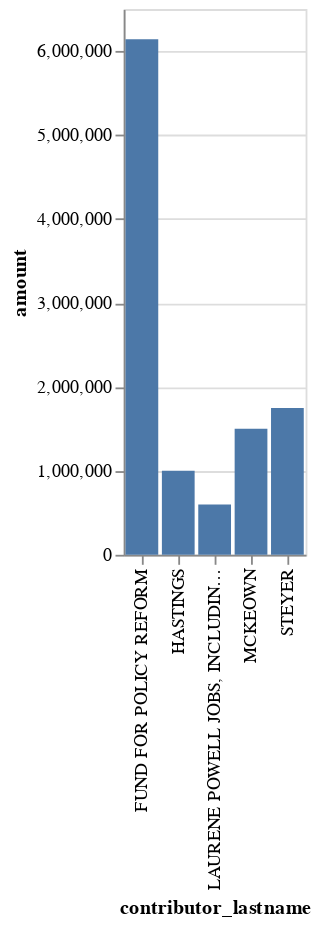

The notebook cell saved with this chart:
### Code cell
alt.Chart(top_supporters.head(5)).mark_bar().encode(
    x="contributor_lastname",
    y="amount"
)

### Figure 1 — Vega-Lite specification as saved in the notebook (floating-point values rounded to 4 significant figures)
{"config": {"view": {"continuousWidth": 400, "continuousHeight": 300}}, "data": {"name": "data-8f3e68c19025ec3153a6a0d266916d03"}, "mark": "bar", "encoding": {"x": {"type": "nominal", "field": "contributor_lastname"}, "y": {"type": "quantitative", "field": "amount"}}, "$schema": "https://vega.github.io/schema/vega-lite/v4.8.1.json", "datasets": {"data-8f3e68c19025ec3153a6a0d266916d03": [{"contributor_firstname": "", "contributor_lastname": "FUND FOR POLICY REFORM", "amount": 6140000.0}, {"contributor_firstname": "THOMAS", "contributor_lastname": "STEYER", "amount": 1750000.0}, {"contributor_firstname": "NICHOLAS", "contributor_lastname": "MCKEOWN", "amount": 1500000.0}, {"contributor_firstname": "REED", "contributor_lastname": "HASTINGS", "amount": 1000000.0}, {"contributor_firstname": "", "contributor_lastname": "LAURENE POWELL JOBS, INCLUDING EMERSON COLLECTIVE, LLC", "amount": 600000.0}]}}
